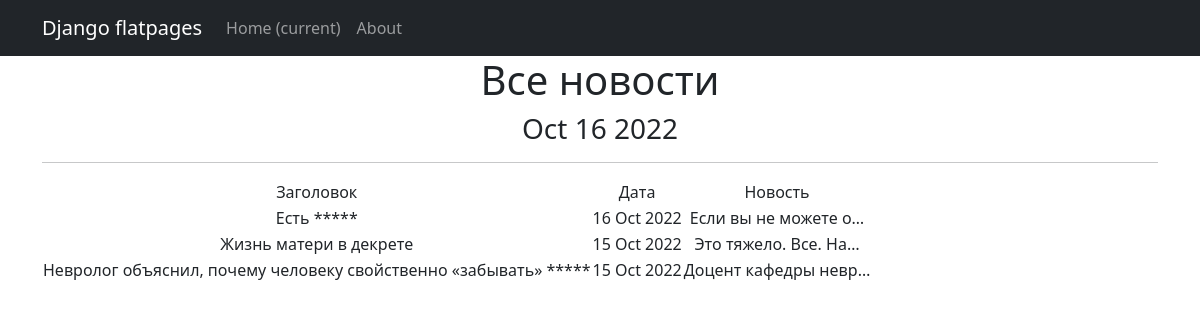
Page /news/ on the committed database.
### news/models.py (models this page shows, shortened)
class Post(models.Model):
    author = models.ForeignKey(Author, on_delete=models.CASCADE)
    category = models.CharField(max_length=255, choices=CATEGORY)
    time = models.DateTimeField(auto_now_add=True)
    post_category = models.ManyToManyField(Category, through='PostCategory')
    name = models.CharField(max_length=255)
    text = models.TextField()
    rating = models.IntegerField(default=0)

### news/views.py (the view)
# urls.py: path('', NewsList.as_view()),
class NewsList(ListView):
    model = Post
    ordering = 'name'
    template_name = 'news.html'
    context_object_name = 'news'
    def get_context_data(self, **kwargs):
        context = super().get_context_data(**kwargs)
        context['time_now'] = datetime.utcnow()
        context['next_sale'] = None
        return context

### news/templatetags/custom_filters.py (called while the page is built)
@register.filter()
def censor(value):
   for word in replacement_:
      value = value.replace(word, '*****')
   return f'{value}'

### templates/news.html (shortened to what this page needs)
{% extends 'flatpages/default.html' %}
{% load custom_filters %}
{% block content %}
   <h1>Все новости</h1>
   <h3>{{ time_now|date:'M d Y' }}</h3>
   <hr>
   {% if news %}
       <table>
           <tr>
               <td>Заголовок</td>
               <td>Дата</td>
               <td>Новость</td>
           </tr>
           {% for post in news %}
           <tr>
               <td>{{ post.name|censor }}</td>
               <td>{{ post.time|date:'d M Y'}}</td>
               <td>{{ post.text|truncatechars:20 }}</td>
           </tr>
           {% endfor %}
       </table>
   {% else %}
       <h2>Новостей нет!</h2>
   {% endif %}
{% endblock content %}

### templates/flatpages/default.html (shortened to what this page needs)
<!DOCTYPE html>
<html lang="en">
    <head>
        {% load static %}
        <link href="{% static 'css/styles.css' %}" rel="stylesheet" />
    </head>
    <body>
        <nav class="navbar navbar-expand-lg navbar-dark bg-dark static-top">
            <div class="container">
                <a class="navbar-brand" href="#">Django flatpages</a>
                <div class="collapse navbar-collapse" id="navbarResponsive">
                    <ul class="navbar-nav ml-auto">
                        <li class="nav-item active">
                            <a class="nav-link" href="#">Home
                                <span class="sr-only">(current)</span>
                            </a>
                        </li>
                        <li class="nav-item">
                            <a class="nav-link" href="/about/">About</a>
                        </li>
                     </ul>
                </div>
            </div>
        </nav>
        <div class="container">
            <div class="row">
                <div class="col-lg-12 text-center">
                    {% block content %}{% endblock content %}
                </div>
            </div>
        </div>
    </body>
</html>

### rows in the picture
Post: name|censor "Есть *****", time "16 Oct 2022", text "Если вы не можете о…"
Post: name|censor "Жизнь матери в декрете", time "15 Oct 2022", text "Это тяжело. Все. На…"
Post: name|censor "Невролог объяснил, почему человеку свойственно «забывать» *****", time "15 Oct 2022", text "Доцент кафедры невр…"

### other values in the picture
{{ time_now|date:'M d Y' }} "Oct 16 2022"
